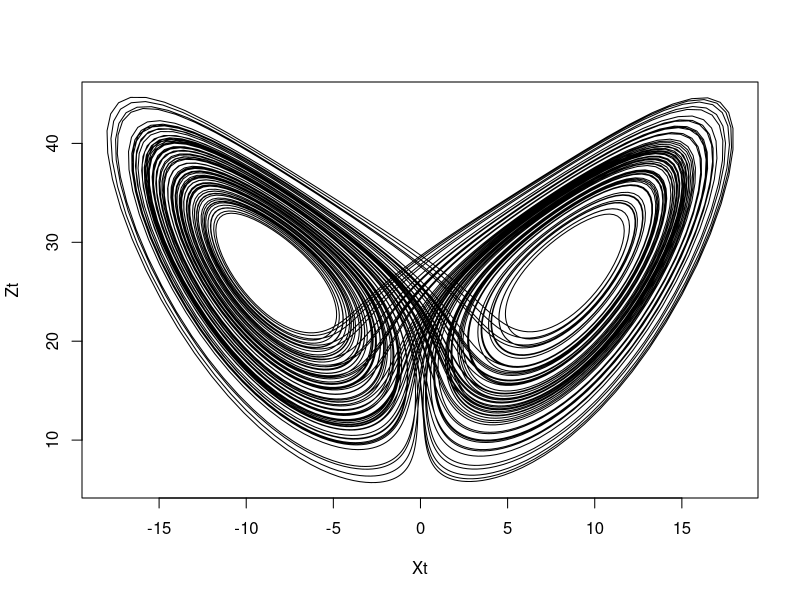

Recreate this plot in R.
library(deSolve)


library(lattice) ##xyplot
#reference



##
# Parameters for the solver
parameters <- c(s = 10, r = 28, b = 8/3)

##
# In initial state
yini <- c(X = 0.01, Y = 0.001, Z = 0.001)

Lorenz <- function(t, state, parameters) {
  with(as.list(c(state, parameters)), {
    dX <- s * (Y - X)
    dY <- X * (r - Z) - Y
    dZ <- X * Y - b * Z
    list(c(dX, dY, dZ))
  })
}

timeserie <- seq(0, 150, by = 0.01)
out <- ode(y = yini, times = timeserie, func = Lorenz, parms = parameters)



datawindowframe <- 1500:(-1+1500+10000);

Xt <- out[datawindowframe,2];
Yt <- out[datawindowframe,3];
Zt <- out[datawindowframe,4];


write(Xt, file = "lorenz_xn_N10000.dat", ncolumns=1)
write(Yt, file = "lorenz_yn_N10000.dat", ncolumns=1)
write(Zt, file = "lorenz_zn_N10000.dat", ncolumns=1)

plot(Xt, Zt, pch = ".", type = "l")
